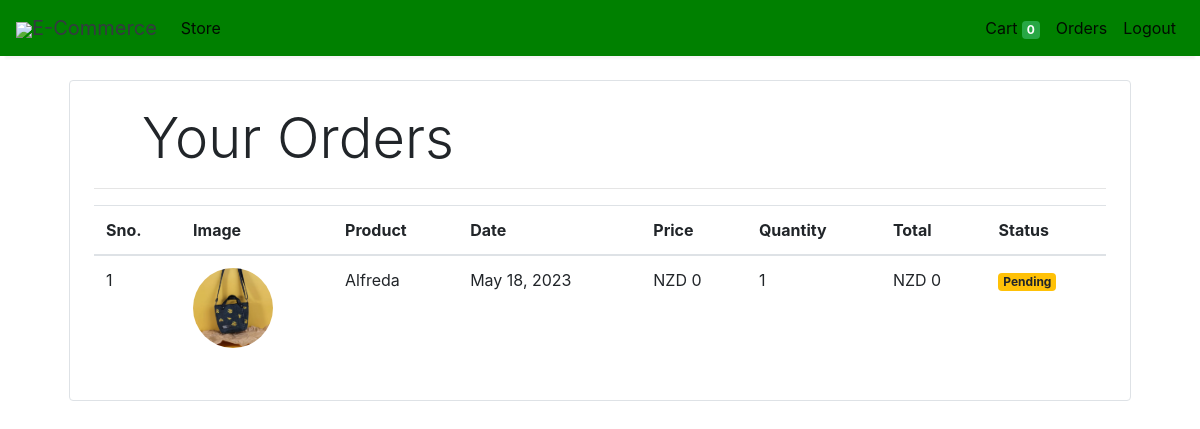
Before: /orders (signed in) with the older database file.
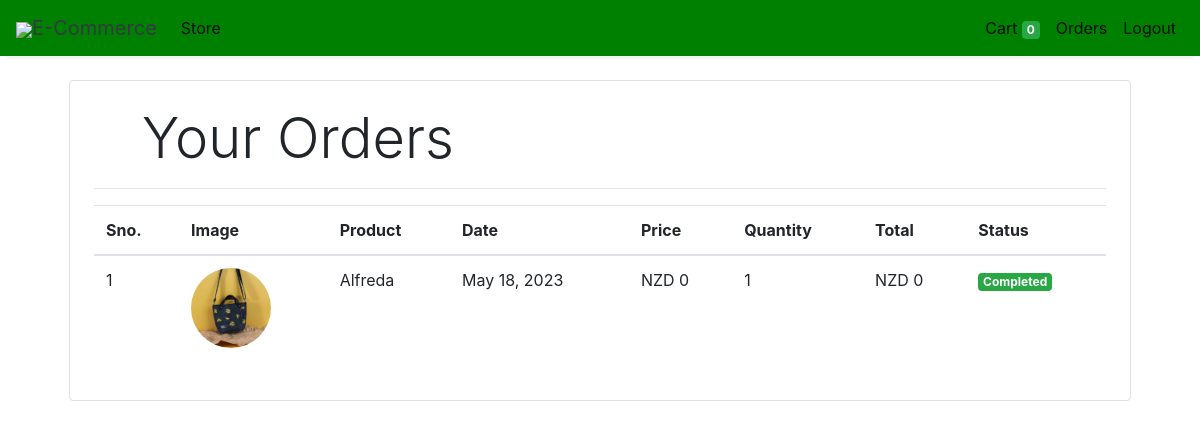
After: the same page with the newer database file.
### store/models/orders.py (models this page shows, shortened)
class Order(models.Model):
    product = models.ForeignKey(Products,
                                on_delete=models.CASCADE)
    customer = models.ForeignKey(Customer,
                                 on_delete=models.CASCADE)
    quantity = models.IntegerField(default=1)
    price = models.IntegerField()
    address = models.CharField (max_length=50, default='', blank=True)
    phone = models.CharField (max_length=50, default='', blank=True)
    date = models.DateField (default=datetime.datetime.today)
    status = models.BooleanField (default=False)
    @staticmethod
    def get_orders_by_customer(customer_id):
        return Order.objects.filter(customer=customer_id).order_by('-date')

### store/models/product.py (models this page shows, shortened)
class Products(models.Model):
    name = models.CharField(max_length=60)
    price= models.IntegerField(default=0)
    category= models.ForeignKey(Category,on_delete=models.CASCADE,default=1 )
    description= models.CharField(max_length=250, default='', blank=True, null= True)
    image= models.ImageField(upload_to='uploads/products/')

### store/middlewares/auth.py (the view)
    def middleware(request):
        print(request.session.get('customer'))
        returnUrl = request.META['PATH_INFO']
        print(request.META['PATH_INFO'])
        if not request.session.get('customer'):
           return redirect(f'login?return_url={returnUrl}')
        response = get_response(request)
        return response

### store/templatetags/custom_filter.py (called while the page is built)
@register.filter(name='currency')
def currency(number):
    return "NZD "+str(number)

@register.filter(name='multiply')
def multiply(number , number1):
    return number * number1

### store/views/orders.py (called while the page is built)
    def get(self , request ):
        customer = request.session.get('customer')
        orders = Order.get_orders_by_customer(customer)
        print(orders)
        return render(request , 'orders.html'  , {'orders' : orders})

### store/templates/orders.html
{% extends 'base.html' %}
{% block content %}
{% load cart %}
{% load custom_filter %}
<div class="container">
   <div class="border rounded p-4 m-4">
        <p class="display-4 pl-4 ml-4">Your Orders</p>
        <hr>
        <table class="table">
            <thead>
                <tr>
                    <th>Sno.</th>
                    <th>Image</th>
                    <th>Product</th>
                    <th>Date</th>
                    <th>Price</th>
                    <th>Quantity</th>
                    <th>Total</th>
                    <th>Status</th>
                </tr>
            </thead>
            <tbody>
                {% for order in orders %}
                <tr>
                    <td>{{forloop.counter}}</td>
                    <td><img style="height: 80px;" class="rounded-circle" src="{{order.product.image.url}}" alt=""></td>
                    <td>{{order.product.name}}</td>
                    <td>{{order.date}}</td>
                    <td>{{order.price|currency}}</td>
                    <td>{{order.quantity}}</td>
                    <td>{{order.quantity|multiply:order.price|currency}}</td>
                    {% if order.status %}
                    <td><small class="badge badge-success">Completed</small></td>
                    {%else%}
                    <td><small class="badge badge-warning">Pending</small></td>
                    {% endif %}
                </tr>
                {% endfor %}
            </tbody>
        </table>
   </div>
</div>
{% endblock %}

Changed rows visible on the page:
changed Order "NZD 0": status "Pending" → "Completed"
